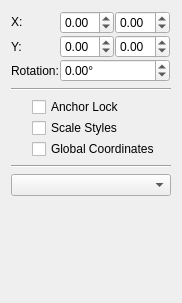
<?xml version="1.0" encoding="UTF-8"?>
<ui version="4.0">
 <author>
    SPDX-FileCopyrightText: none
    SPDX-License-Identifier: GPL-3.0-or-later
  </author>
 <class>DefaultToolGeometryWidget</class>
 <widget class="QWidget" name="DefaultToolGeometryWidget">
  <property name="geometry">
   <rect>
    <x>0</x>
    <y>0</y>
    <width>182</width>
    <height>303</height>
   </rect>
  </property>
  <property name="focusPolicy">
   <enum>Qt::NoFocus</enum>
  </property>
  <layout class="QVBoxLayout" name="verticalLayout_2">
   <item>
    <layout class="QGridLayout" name="gridLayout">
     <property name="spacing">
      <number>1</number>
     </property>
     <item row="0" column="0">
      <widget class="QLabel" name="label">
       <property name="sizePolicy">
        <sizepolicy hsizetype="Fixed" vsizetype="Fixed">
         <horstretch>0</horstretch>
         <verstretch>0</verstretch>
        </sizepolicy>
       </property>
       <property name="text">
        <string>X:</string>
       </property>
      </widget>
     </item>
     <item row="0" column="1">
      <widget class="KisDoubleParseUnitSpinBox" name="positionXSpinBox">
       <property name="sizePolicy">
        <sizepolicy hsizetype="Preferred" vsizetype="Fixed">
         <horstretch>0</horstretch>
         <verstretch>0</verstretch>
        </sizepolicy>
       </property>
       <property name="minimumSize">
        <size>
         <width>30</width>
         <height>0</height>
        </size>
       </property>
       <property name="minimum">
        <double>-10000.000000000000000</double>
       </property>
       <property name="maximum">
        <double>10000.000000000000000</double>
       </property>
      </widget>
     </item>
     <item row="0" column="2">
      <widget class="KisDoubleParseUnitSpinBox" name="widthSpinBox">
       <property name="sizePolicy">
        <sizepolicy hsizetype="Preferred" vsizetype="Fixed">
         <horstretch>0</horstretch>
         <verstretch>0</verstretch>
        </sizepolicy>
       </property>
       <property name="minimumSize">
        <size>
         <width>30</width>
         <height>0</height>
        </size>
       </property>
       <property name="minimum">
        <double>-10000.000000000000000</double>
       </property>
       <property name="maximum">
        <double>10000.000000000000000</double>
       </property>
      </widget>
     </item>
     <item row="0" column="3" rowspan="2">
      <widget class="KoAspectButton" name="aspectButton" native="true">
       <property name="sizePolicy">
        <sizepolicy hsizetype="Fixed" vsizetype="Fixed">
         <horstretch>0</horstretch>
         <verstretch>0</verstretch>
        </sizepolicy>
       </property>
       <property name="text" stdset="0">
        <string/>
       </property>
      </widget>
     </item>
     <item row="1" column="0">
      <widget class="QLabel" name="label_2">
       <property name="text">
        <string>Y:</string>
       </property>
      </widget>
     </item>
     <item row="1" column="1">
      <widget class="KisDoubleParseUnitSpinBox" name="positionYSpinBox">
       <property name="sizePolicy">
        <sizepolicy hsizetype="Preferred" vsizetype="Fixed">
         <horstretch>0</horstretch>
         <verstretch>0</verstretch>
        </sizepolicy>
       </property>
       <property name="minimumSize">
        <size>
         <width>30</width>
         <height>0</height>
        </size>
       </property>
       <property name="minimum">
        <double>-10000.000000000000000</double>
       </property>
       <property name="maximum">
        <double>10000.000000000000000</double>
       </property>
      </widget>
     </item>
    <item row="1" column="2">
      <widget class="KisDoubleParseUnitSpinBox" name="heightSpinBox">
       <property name="sizePolicy">
        <sizepolicy hsizetype="Preferred" vsizetype="Fixed">
         <horstretch>0</horstretch>
         <verstretch>0</verstretch>
        </sizepolicy>
       </property>
       <property name="minimumSize">
        <size>
         <width>30</width>
         <height>0</height>
        </size>
       </property>
       <property name="minimum">
        <double>-10000.000000000000000</double>
       </property>
       <property name="maximum">
        <double>10000.000000000000000</double>
       </property>
      </widget>
     </item>
     <item row="2" column="0">
      <widget class="QLabel" name="labelRotation">
       <property name="text">
        <string>Rotation:</string>
       </property>
      </widget>
     </item>
     <item row="2" column="1" colspan="2">
      <widget class="QDoubleSpinBox" name="rotationSpinBox">
       <property name="sizePolicy">
        <sizepolicy hsizetype="Preferred" vsizetype="Fixed">
         <horstretch>0</horstretch>
         <verstretch>0</verstretch>
        </sizepolicy>
       </property>
       <property name="minimum">
        <double>-360.000000000000000</double>
       </property>
       <property name="maximum">
        <double>360.000000000000000</double>
       </property>
       <property name="singleStep">
        <double>1.000000000000000</double>
       </property>
       <property name="suffix">
        <string>°</string>
       </property>
       <property name="wrapping">
        <bool>true</bool>
       </property>
      </widget>
     </item>
    </layout>
   </item>
   <item>
    <widget class="Line" name="line">
     <property name="orientation">
      <enum>Qt::Horizontal</enum>
     </property>
    </widget>
   </item>
   <item>
    <layout class="QHBoxLayout" name="horizontalLayout" stretch="0,0,1">
     <property name="spacing">
      <number>1</number>
     </property>
     <item>
      <widget class="KoAnchorSelectionWidget" name="positionSelector" native="true">
       <property name="sizePolicy">
        <sizepolicy hsizetype="Preferred" vsizetype="Preferred">
         <horstretch>0</horstretch>
         <verstretch>0</verstretch>
        </sizepolicy>
       </property>
      </widget>
     </item>
     <item>
      <spacer name="horizontalSpacer">
       <property name="orientation">
        <enum>Qt::Horizontal</enum>
       </property>
       <property name="sizeType">
        <enum>QSizePolicy::MinimumExpanding</enum>
       </property>
       <property name="sizeHint" stdset="0">
        <size>
         <width>20</width>
         <height>20</height>
        </size>
       </property>
      </spacer>
     </item>
     <item>
      <layout class="QVBoxLayout" name="verticalLayout">
       <property name="spacing">
        <number>1</number>
       </property>
       <item>
        <widget class="QCheckBox" name="chkAnchorLock">
         <property name="text">
          <string>Anchor Lock</string>
         </property>
        </widget>
       </item>
       <item>
        <widget class="QCheckBox" name="chkUniformScaling">
         <property name="toolTip">
          <string>&lt;html&gt;&lt;head/&gt;&lt;body&gt;&lt;p&gt;When &amp;quot;Scale Styles&amp;quot; is &lt;span style=&quot; font-weight:600;&quot;&gt;enabled&lt;/span&gt;, the shape's stroke is scaled with the shape itself.&lt;/p&gt;&lt;p&gt;In the &lt;span style=&quot; font-weight:600;&quot;&gt;disabled&lt;/span&gt; state, only the shape is resized, keeping the stroke width and style unaltered.&lt;/p&gt;&lt;/body&gt;&lt;/html&gt;</string>
         </property>
         <property name="text">
          <string>Scale Styles</string>
         </property>
        </widget>
       </item>
       <item>
        <widget class="QCheckBox" name="chkGlobalCoordinates">
         <property name="minimumSize">
          <size>
           <width>50</width>
           <height>0</height>
          </size>
         </property>
         <property name="toolTip">
          <string>&lt;html&gt;&lt;head/&gt;&lt;body&gt;&lt;p&gt;In &amp;quot;Global Coordinates&amp;quot; mode Width and Height fields show the size of the shape's bounding box in image-aligned coordinates, even when the shape is rotated or has any other transform. &lt;/p&gt;&lt;p&gt;If &amp;quot;Global Coordinates&amp;quot; mode is disabled, Width and Height fields show the shape's &amp;quot;local&amp;quot; size, before application of any transformations.&lt;/p&gt;&lt;/body&gt;&lt;/html&gt;</string>
         </property>
         <property name="text">
          <string>Global Coordinates</string>
         </property>
        </widget>
       </item>
      </layout>
     </item>
    </layout>
   </item>
   <item>
    <widget class="Line" name="line_2">
     <property name="orientation">
      <enum>Qt::Horizontal</enum>
     </property>
    </widget>
   </item>
   <item>
    <widget class="QComboBox" name="cmbPaintOrder"/>
   </item>
   <item>
    <widget class="KisShapePropertySlider" name="dblOpacity" native="true"/>
   </item>
   <item>
    <spacer name="verticalSpacer">
     <property name="orientation">
      <enum>Qt::Vertical</enum>
     </property>
     <property name="sizeHint" stdset="0">
      <size>
       <width>20</width>
       <height>1</height>
      </size>
     </property>
    </spacer>
   </item>
  </layout>
 </widget>
 <customwidgets>
  <customwidget>
   <class>KoAspectButton</class>
   <extends>QWidget</extends>
   <header>KoAspectButton.h</header>
   <container>1</container>
  </customwidget>
  <customwidget>
   <class>KisDoubleParseUnitSpinBox</class>
   <extends>QDoubleSpinBox</extends>
   <header>kis_double_parse_unit_spin_box.h</header>
  </customwidget>
  <customwidget>
   <class>KoAnchorSelectionWidget</class>
   <extends>QWidget</extends>
   <header>KoAnchorSelectionWidget.h</header>
   <container>1</container>
  </customwidget>
  <customwidget>
   <class>KisShapePropertySlider</class>
   <extends>QWidget</extends>
   <header location="global">KisSelectionPropertySlider.h</header>
   <container>1</container>
  </customwidget>
 </customwidgets>
 <tabstops>
  <tabstop>positionXSpinBox</tabstop>
  <tabstop>positionYSpinBox</tabstop>
  <tabstop>widthSpinBox</tabstop>
  <tabstop>heightSpinBox</tabstop>
  <tabstop>rotationSpinBox</tabstop>
 </tabstops>
 <resources/>
 <connections/>
</ui>
